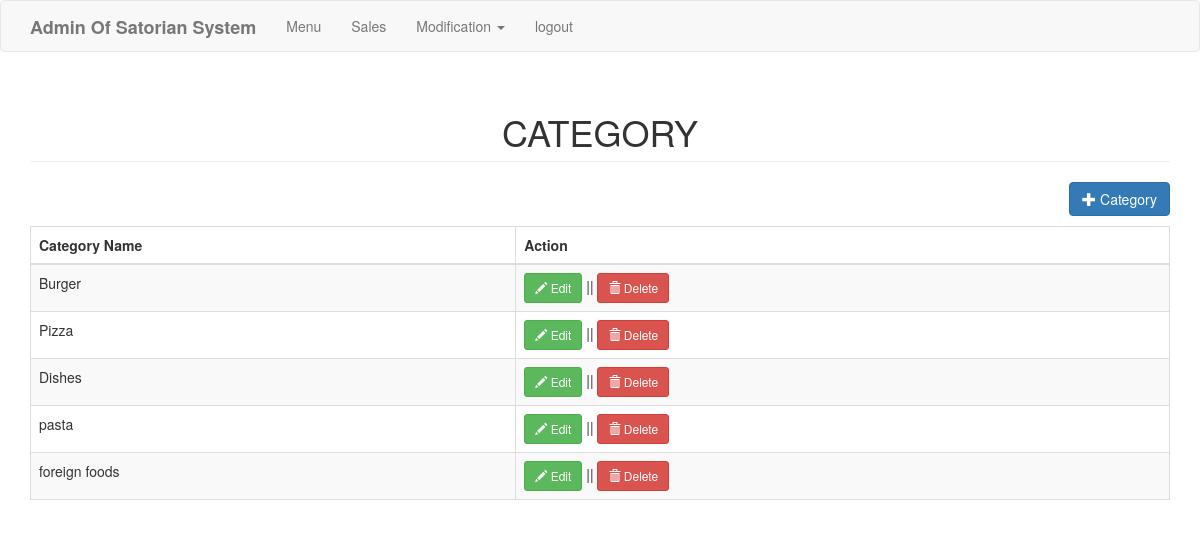
The app's page /category.php with its own data.
### tables this page shows
CREATE TABLE `category` (
  `categoryid` int(11) NOT NULL,
  `catname` varchar(30) NOT NULL
);

### category.php (the view, shortened to what this page needs)
<?php include('header.php'); ?>
<body>
<?php include('navbar.php'); ?>
<div class="container">
	<h1 class="page-header text-center">CATEGORY</h1>
	<div class="row">
		<div class="col-md-12">
			<a href="#addcategory" data-toggle="modal" class="pull-right btn btn-primary"><span class="glyphicon glyphicon-plus"></span> Category</a>
		</div>
	</div>
	<div style="margin-top:10px;">
		<table class="table table-striped table-bordered">
			<thead>
				<th>Category Name</th>
				<th>Action</th>
			</thead>
			<tbody>
				<?php
					$sql="select * from category order by categoryid asc";
					$query=$conn->query($sql);
					while($row=$query->fetch_array()){
						?>
						<tr>
							<td><?php echo $row['catname']; ?></td>
							<td>
								<a href="#editcategory<?php echo $row['categoryid']; ?>" data-toggle="modal" class="btn btn-success btn-sm"><span class="glyphicon glyphicon-pencil"></span> Edit</a> || <a href="#deletecategory<?php echo $row['categoryid']; ?>" data-toggle="modal" class="btn btn-danger btn-sm"><span class="glyphicon glyphicon-trash"></span> Delete</a>
							</td>
						</tr>
						<?php
					}
				?>
			</tbody>
		</table>
	</div>
</div>
</body>
</html>

### records on screen
category: catname "Burger"
category: catname "Pizza"
category: catname "Dishes"
category: catname "pasta"
category: catname "foreign foods"
